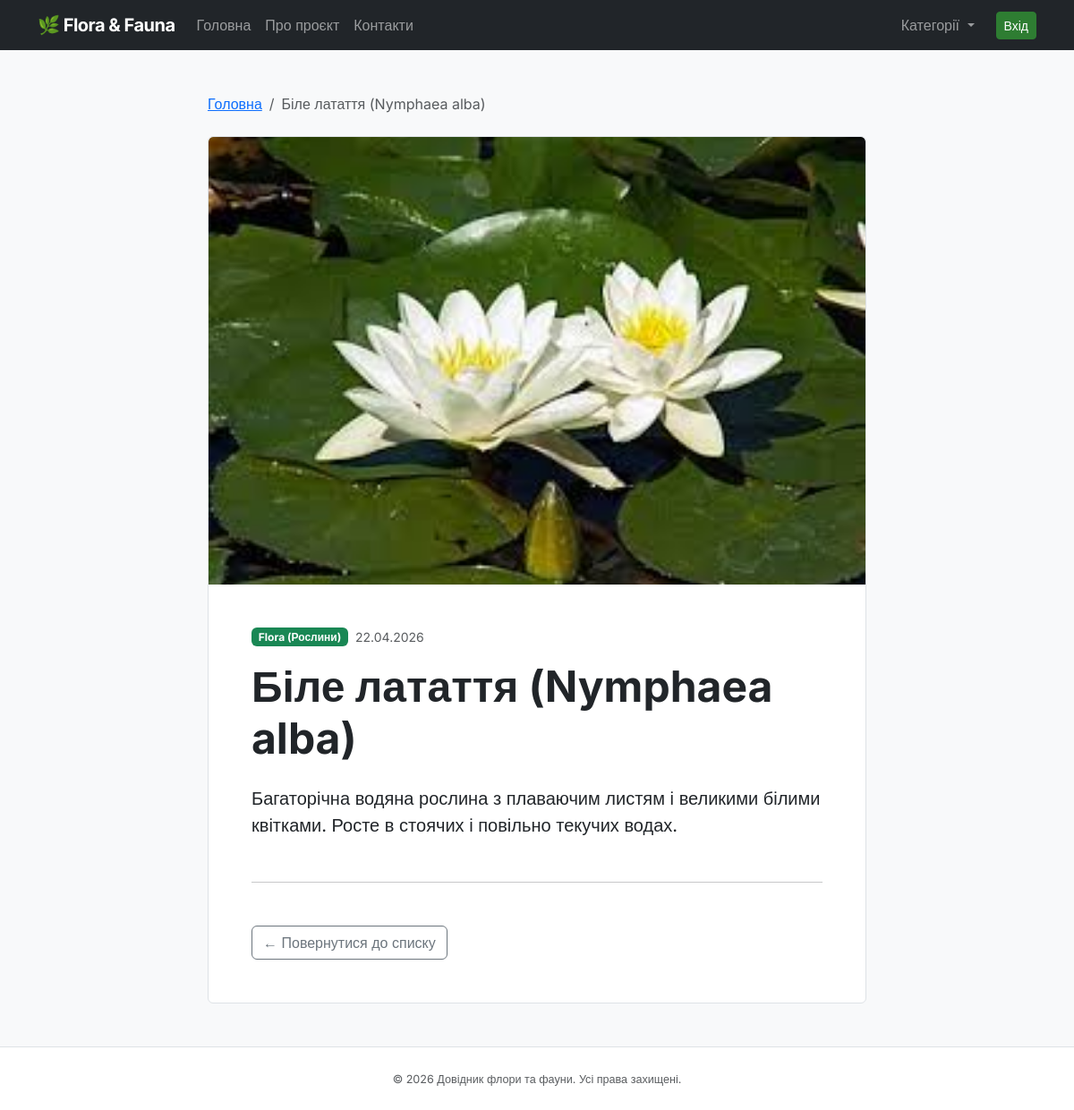
Page /item.php?id=1 on the committed database.
### tables this page shows
CREATE TABLE IF NOT EXISTS `menu` (
    `id` INT AUTO_INCREMENT PRIMARY KEY,
    `title` VARCHAR(50) NOT NULL,
    `url` VARCHAR(100) NOT NULL DEFAULT '/'
);

CREATE TABLE IF NOT EXISTS `entries` (
    `id` INT AUTO_INCREMENT PRIMARY KEY,
    `category_id` INT NOT NULL,
    `title` VARCHAR(255) NOT NULL,
    `content` TEXT NOT NULL,
    `image_path` VARCHAR(255) DEFAULT NULL,
    `created_at` TIMESTAMP DEFAULT CURRENT_TIMESTAMP,
    `updated_at` TIMESTAMP DEFAULT CURRENT_TIMESTAMP ON UPDATE CURRENT_TIMESTAMP,
    CONSTRAINT `fk_entries_category` FOREIGN KEY (`category_id`) REFERENCES `categories`(`id`) ON DELETE CASCADE
);

CREATE TABLE IF NOT EXISTS `categories` (
    `id` INT AUTO_INCREMENT PRIMARY KEY,
    `name` VARCHAR(100) NOT NULL UNIQUE
);

### item.php (called while the page is built, shortened)
<?php
require_once __DIR__ . '/core/init.php';
$id = isset($_GET['id']) ? (int)$_GET['id'] : 0;
$entry = get_entry_by_id($db_connection, $id);
require_once __DIR__ . '/views/header.view.php';
require_once __DIR__ . '/views/item.view.php';
require_once __DIR__ . '/views/footer.view.php';

### core/functions.php (called while the page is built, shortened)
<?php
function get_navigation_menu(PDO $connection): array
{
    $query = "SELECT title, url FROM menu ORDER BY id ASC";
    $statement = $connection->query($query);
    return $statement->fetchAll();
}
function get_entry_by_id(PDO $connection, int $id): ?array
{
    $query = "SELECT e.*, c.name as category_name
              FROM entries e
              JOIN categories c ON e.category_id = c.id
              WHERE e.id = :id
              LIMIT 1";
    $statement = $connection->prepare($query);
    $statement->execute(['id' => $id]);
    $entry = $statement->fetch();
    return $entry ?: null;
}

### core/init.php (called while the page is built, shortened)
<?php
require_once __DIR__ . '/functions.php';
try {
    $db_connection = get_db_connection();
    $header_menu = get_navigation_menu($db_connection);
} catch (PDOException $e) {
    if (($_ENV['APP_ENV'] ?? 'development') === 'development') {
        die("Помилка підключення до бази даних: " . $e->getMessage());
    }
    error_log("DB Connection Error: " . $e->getMessage());
}

### views/item.view.php (the view, shortened to what this page needs)
<div class="row justify-content-center">
    <div class="col-lg-8">
        <nav aria-label="breadcrumb" class="mb-4">
            <ol class="breadcrumb">
                <li class="breadcrumb-item"><a href="/">Головна</a></li>
                <li class="breadcrumb-item active" aria-current="page"><?= htmlspecialchars($entry['title']) ?></li>
            </ol>
        </nav>
        <article class="card border overflow-hidden">
            <?php if (!empty($entry['image_path'])): ?>
                <img src="/img/<?= htmlspecialchars($entry['image_path']) ?>" class="card-img-top main-entry-image" alt="<?= htmlspecialchars($entry['title']) ?>" style="max-height: 500px; object-fit: cover;">
            <?php endif; ?>
            <div class="card-body p-4 p-md-5">
                <div class="d-flex align-items-center mb-3">
                    <span class="badge bg-success me-2"><?= htmlspecialchars($entry['category_name']) ?></span>
                    <small class="text-muted"><?= date('d.m.Y', strtotime($entry['created_at'])) ?></small>
                </div>
                <h1 class="display-5 fw-bold mb-4"><?= htmlspecialchars($entry['title']) ?></h1>
                <div class="entry-content fs-5 leading-relaxed">
                    <?= nl2br(htmlspecialchars($entry['content'])) ?>
                </div>
                <hr class="my-5">
                <div class="d-flex justify-content-between align-items-center">
                    <a href="/" class="btn btn-outline-secondary">
                        &larr; Повернутися до списку
                    </a>
                </div>
            </div>
        </article>
    </div>
</div>

### views/header.view.php (shortened to what this page needs)
<!DOCTYPE html>
<html lang="uk">
<head>
    <link href="https://cdn.jsdelivr.net/npm/bootstrap@5.3.3/dist/css/bootstrap.min.css" rel="stylesheet">
    <link rel="stylesheet" href="/css/main.css">
</head>
<body class="bg-light">
    <nav class="navbar navbar-expand-lg navbar-dark bg-dark">
        <div class="container">
            <a class="navbar-brand fw-bold" href="/">🌿 Flora & Fauna</a>
            <div class="collapse navbar-collapse" id="navbarMain">
                <ul class="navbar-nav me-auto mb-2 mb-lg-0">
                    <?php foreach ($header_menu as $menu_item): ?>
                        <li class="nav-item">
                            <a class="nav-link" href="<?= htmlspecialchars($menu_item['url']) ?>">
                                <?= htmlspecialchars($menu_item['title']) ?>
                            </a>
                        </li>
                    <?php endforeach; ?>
                </ul>
                <ul class="navbar-nav ms-auto mb-2 mb-lg-0">
                    <?php if (isset($header_categories)): ?>
                        <li class="nav-item dropdown">
                            <a class="nav-link dropdown-toggle" href="#" id="categoryDropdown" role="button" data-bs-toggle="dropdown" aria-expanded="false">
                                Категорії
                            </a>
                        </li>
                    <?php endif; ?>
                </ul>
                <div class="d-flex ms-lg-3">
                    <?php if (isset($_SESSION['user_id'])): ?>
                        <a href="/admin/index.php" class="btn btn-outline-light btn-sm">Адмін-панель</a>
                    <?php else: ?>
                        <a href="/login.php" class="btn btn-primary btn-sm">Вхід</a>
                    <?php endif; ?>
                </div>
            </div>
        </div>
    </nav>
    <main class="container py-5">

### css/main.css (style rules this page uses)
:root { --primary-color: #2e7d32; --secondary-color: #607d8b; --bg-color: #f8f9fa; --text-color: #212529; }
body { font-family: 'Inter', sans-serif; color: var(--text-color); min-height: 100vh; display: flex; flex-direction: column; }
main { flex: 1; }
.navbar-brand { letter-spacing: -0.5px; }
.btn-primary { background-color: var(--primary-color); border-color: var(--primary-color); }
.card { border: 1px solid rgba(0,0,0,.125); }

### rows in the picture
menu: title "Головна"
menu: title "Про проєкт"
menu: title "Контакти"
entries: title "Біле латаття (Nymphaea alba)", image_path (picture), category.name "Flora (Рослини)", created_at "22.04.2026", content "Багаторічна водяна рослина з плаваючим листям і великими білими квітками. Росте в стоячих і повільно текучих водах."
